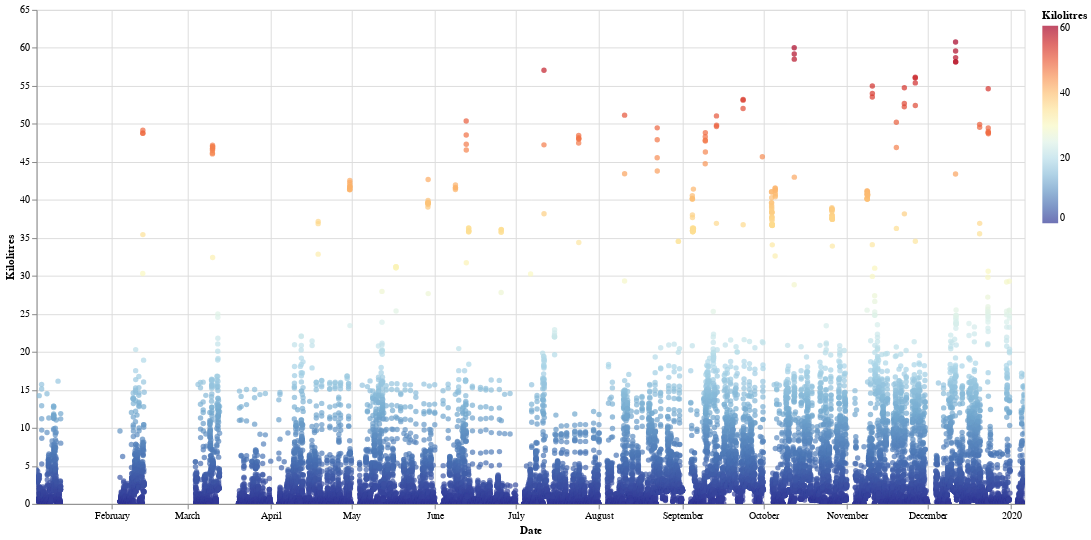

Notebook code cell kept with this figure:
### Markdown cell above
Altair is a bit involved to produce a plot and takes a while to get used to but it produces beautiful plots.  The example below is an interactive scatterplot that allows us to zoom in and out.

### Code cell
# The code below produces an interactive scatterplot that lets us zoom in and out
alt.Chart(plot_data, height=500, width=1000).mark_circle().encode(
    alt.X('Date:T',
          scale=alt.Scale(zero=False)
    ),
    alt.Y('Kilolitres:Q',
          scale=alt.Scale(zero=False)
    ),
    tooltip=['Date', 'Kilolitres'],
    color=alt.Color('Kilolitres', sort='descending', scale=alt.Scale(scheme=alt.SchemeParams(name='redyellowblue')))
).interactive()

### Figure 1 — Vega-Lite specification as saved in the notebook (floating-point values rounded to 4 significant figures; data arrays with more than 128 entries replaced by an {"elided": "..."} marker saying what was removed)
{"config": {"view": {"continuousWidth": 400, "continuousHeight": 300}}, "data": {"name": "data-cf01a54ca4d8eace3d9c4f356162af36"}, "mark": "circle", "encoding": {"color": {"type": "quantitative", "field": "Kilolitres", "scale": {"scheme": {"name": "redyellowblue"}}, "sort": "descending"}, "tooltip": [{"type": "temporal", "field": "Date"}, {"type": "quantitative", "field": "Kilolitres"}], "x": {"type": "temporal", "field": "Date", "scale": {"zero": false}}, "y": {"type": "quantitative", "field": "Kilolitres", "scale": {"zero": false}}}, "height": 500, "selection": {"selector005": {"type": "interval", "bind": "scales", "encodings": ["x", "y"]}}, "width": 1000, "$schema": "https://vega.github.io/schema/vega-lite/v4.8.1.json", "datasets": {"data-cf01a54ca4d8eace3d9c4f356162af36": {"elided": "27763 records"}}}
